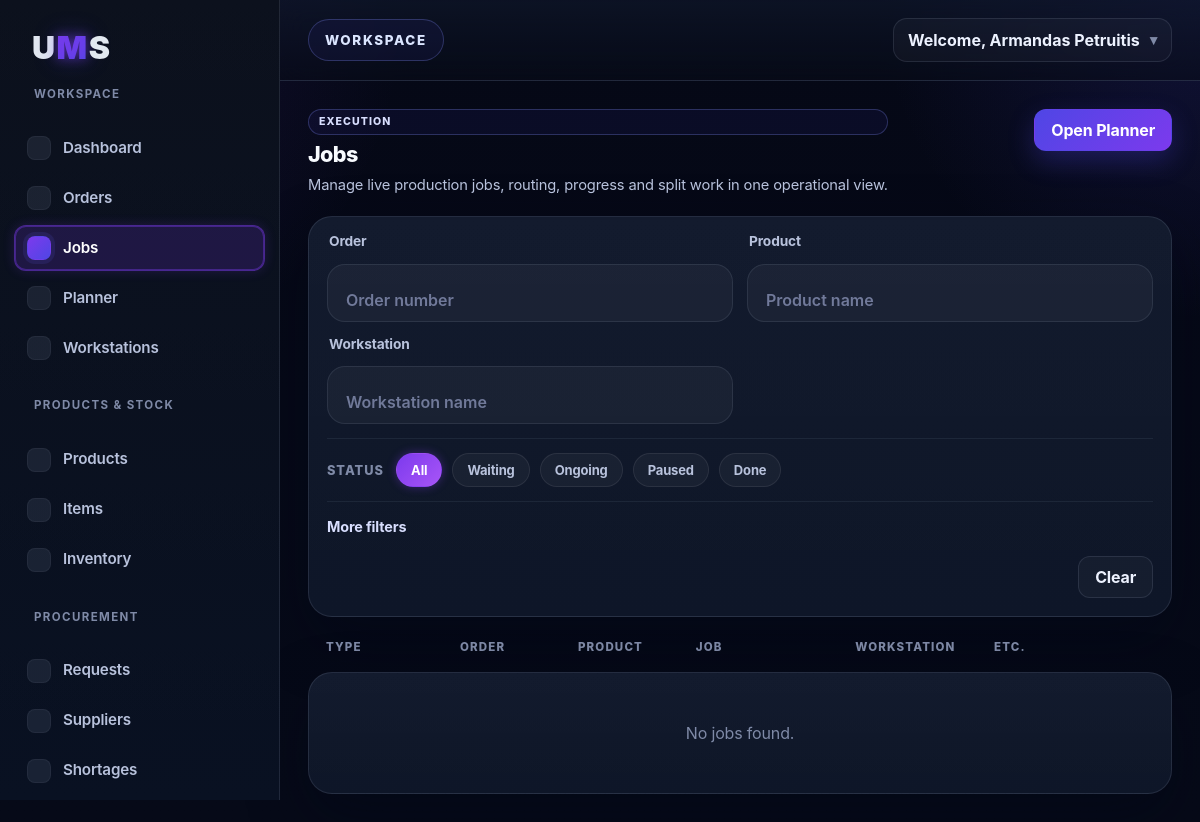
/jobs (signed in), run on an earlier commit of the app's database.
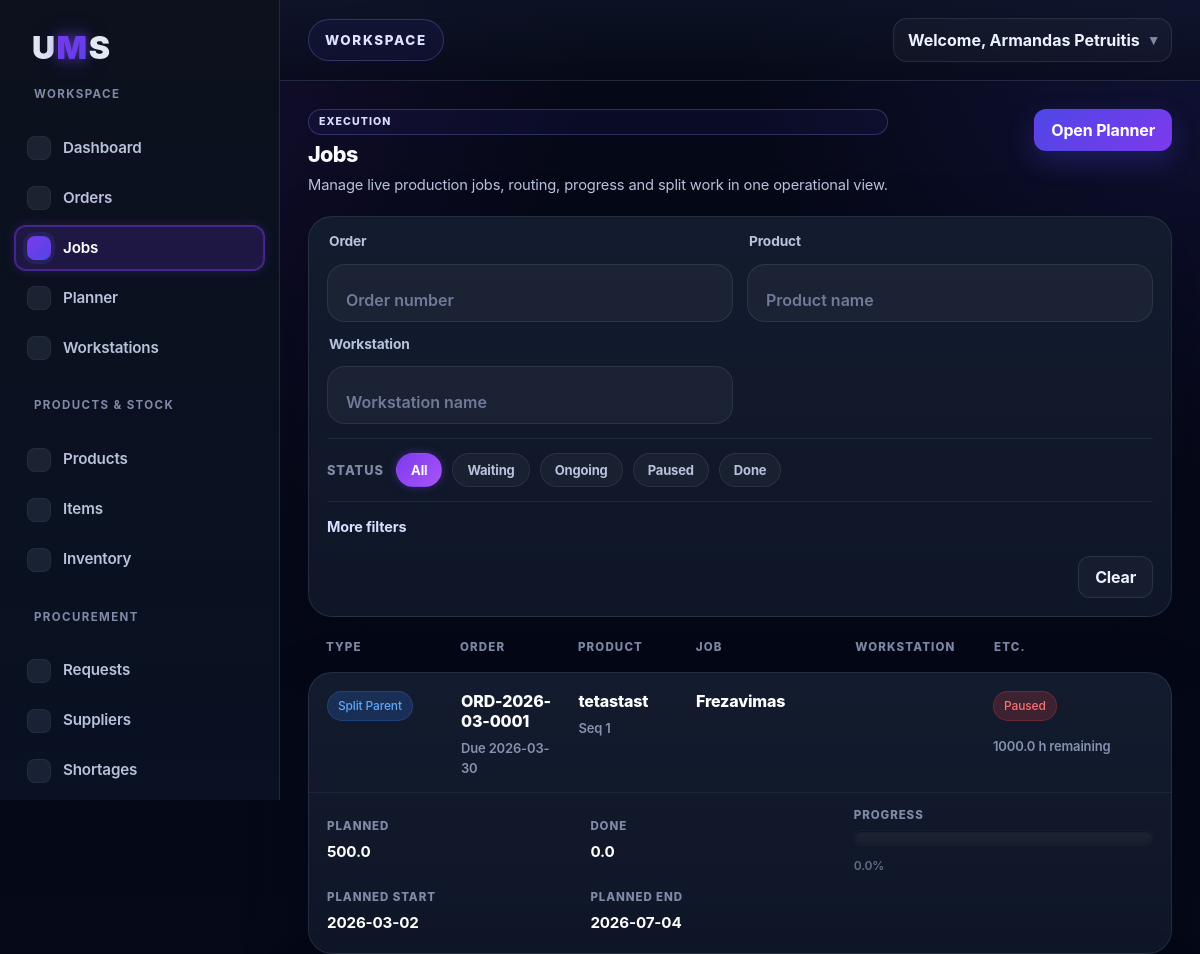
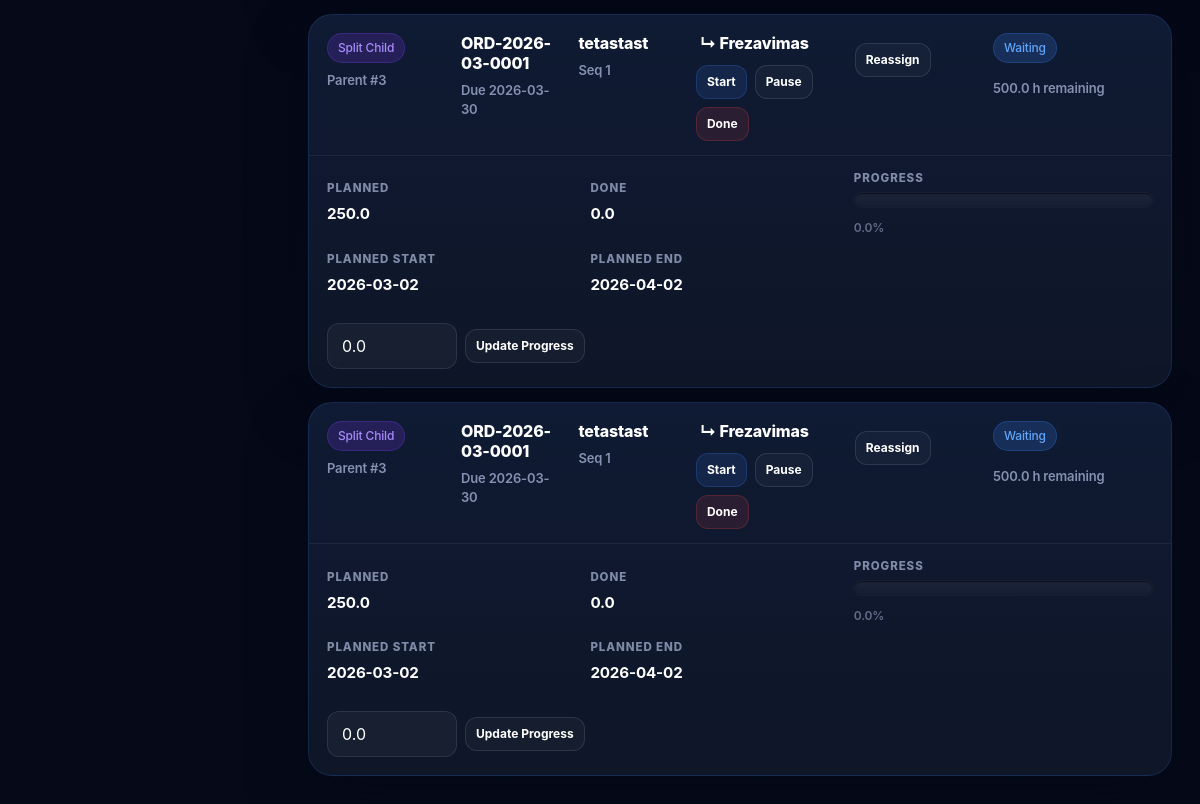
And on a later commit of the database (2 pictures, top to bottom).
### tables this page shows
CREATE TABLE order_jobs (
    id INTEGER PRIMARY KEY AUTOINCREMENT,
    order_id INTEGER NOT NULL,
    product_job_template_id INTEGER,
    workstation_id INTEGER NOT NULL,
    job_name TEXT NOT NULL,
    sequence INTEGER NOT NULL,
    planned_quantity REAL NOT NULL,
    completed_quantity REAL NOT NULL DEFAULT 0,
    estimated_hours REAL NOT NULL,
    status TEXT NOT NULL DEFAULT 'Waiting', job_product_id INTEGER, planned_start TEXT, planned_end TEXT, parent_job_id INTEGER, is_split_child INTEGER NOT NULL DEFAULT 0, company_id INTEGER,
    FOREIGN KEY (order_id) REFERENCES orders(id),
    FOREIGN KEY (workstation_id) REFERENCES workstations(id)
);

CREATE TABLE orders (
        id INTEGER PRIMARY KEY AUTOINCREMENT,
        order_number TEXT,
        customer TEXT,
        status TEXT,
        due_date TEXT,
        priority TEXT
    , product_id INTEGER, quantity REAL DEFAULT 1, materials_reserved INTEGER NOT NULL DEFAULT 0, company_id INTEGER);

CREATE TABLE products (
        id INTEGER PRIMARY KEY AUTOINCREMENT,
        product_code TEXT NOT NULL,
        product_name TEXT NOT NULL,
        description TEXT,
        measurement_unit TEXT NOT NULL
    , time_per_unit REAL NOT NULL DEFAULT 0, stock_quantity REAL NOT NULL DEFAULT 0, company_id INTEGER);

### app.py (the view)
@app.route("/jobs")
@permission_required("view_jobs")
def jobs():
    if not is_logged_in():
        return redirect(url_for("login"))
    company_id = get_company_id()
    order_number = request.args.get("order_number", "").strip()
    product_name = request.args.get("product_name", "").strip()
    job_name = request.args.get("job_name", "").strip()
    workstation = request.args.get("workstation", "").strip()
    workstation_text = request.args.get("workstation_text", "").strip()
    due_date_from = request.args.get("due_date_from", "").strip()
    due_date_to = request.args.get("due_date_to", "").strip()
    selected_statuses = request.args.getlist("status")
    selected_statuses = [s.strip() for s in selected_statuses if s.strip()]
    statuses = selected_statuses[:]
    if "All" in statuses:
        statuses = []
    conn = sqlite3.connect("database.db")
    cursor = conn.cursor()
    query = """
        SELECT
            oj.id,
            o.order_number,
            jp.product_name,
            oj.job_name,
            w.name,
            oj.workstation_id,
            oj.sequence,
            oj.planned_quantity,
            oj.completed_quantity,
            oj.estimated_hours,
            oj.status,
            o.due_date,
            oj.planned_start,
            oj.planned_end,
            oj.parent_job_id,
            oj.is_split_child,
            (
                SELECT COUNT(*)
                FROM order_jobs child
                WHERE child.parent_job_id = oj.id
                  AND child.is_split_child = 1
                  AND child.company_id = oj.company_id
            ) AS child_count
        FROM order_jobs oj
        JOIN orders o
          ON oj.order_id = o.id
         AND o.company_id = oj.company_id
        LEFT JOIN products jp
          ON oj.job_product_id = jp.id
         AND jp.company_id = oj.company_id
        JOIN workstations w
          ON oj.workstation_id = w.id
         AND w.company_id = oj.company_id
        WHERE oj.company_id = ?
    """
    params = [company_id]
    if order_number:
        query += " AND o.order_number LIKE ?"
        params.append(f"%{order_number}%")
    if product_name:
        query += " AND jp.product_name LIKE ?"
        params.append(f"%{product_name}%")
    if job_name:
        query += " AND oj.job_name LIKE ?"
        params.append(f"%{job_name}%")
    if workstation:
        query += " AND oj.workstation_id = ?"
        params.append(workstation)
    if workstation_text:
        query += " AND w.name LIKE ?"
        params.append(f"%{workstation_text}%")
    if statuses:
        placeholders = ",".join(["?"] * len(statuses))
        query += f" AND oj.status IN ({placeholders})"
        params.extend(statuses)
    if due_date_from:
        query += " AND o.due_date >= ?"
        params.append(due_date_from)
    if due_date_to:
        query += " AND o.due_date <= ?"
        params.append(due_date_to)
    query += " ORDER BY o.due_date ASC, o.order_number ASC, oj.sequence ASC, oj.id ASC"
    cursor.execute(query, params)
    rows = cursor.fetchall()
    jobs = []
    for row in rows:
        job_id = row[0]
        planned_quantity = float(row[7] or 0)
        completed_quantity = float(row[8] or 0)
        child_count = int(row[16] or 0)
        progress_percent = 0
        if planned_quantity > 0:
            progress_percent = min(100, max(0, (completed_quantity / planned_quantity) * 100))
        jobs.append({
            "id": row[0],
            "order_number": row[1],
            "product_name": row[2] if row[2] else "-",
            "job_name": row[3],
            "workstation_name": row[4],
            "workstation_id": row[5],
            "sequence": row[6],
            "planned_quantity": planned_quantity,
            "completed_quantity": completed_quantity,
            "estimated_hours": row[9],
            "status": row[10],
            "due_date": row[11],
            "planned_start": row[12],
            "planned_end": row[13],
            "progress_percent": progress_percent,
            "parent_job_id": row[14],
            "is_split_child": int(row[15] or 0),
            "child_count": child_count,
            "can_start": can_start_job(cursor, job_id, company_id=company_id) if child_count == 0 else False
        })
    cursor.execute("""
        SELECT id, name
        FROM workstations
        WHERE company_id = ?
        ORDER BY name ASC
    """, (company_id,))
    ws_rows = cursor.fetchall()
    conn.close()
    workstations = [{"id": w[0], "name": w[1]} for w in ws_rows]
    filters = {
        "order_number": order_number,
        "product_name": product_name,
        "job_name": job_name,
        "workstation": workstation,
        "workstation_text": workstation_text,
        "status": selected_statuses,
        "due_date_from": due_date_from,
        "due_date_to": due_date_to
    }
    return render_template(
        "jobs.html",
        jobs=jobs,
        workstations=workstations,
        filters=filters,
        active_page="jobs"
    )

### templates/jobs.html (shortened to what this page needs)
{% extends "base.html" %}
{% block content %}
<div class="jobs-header">
  <div class="jobs-header-left">
    <span class="eyebrow-label">Execution</span>
    <h1>Jobs</h1>
    <p>Manage live production jobs, routing, progress and split work in one operational view.</p>
  </div>
  <div class="jobs-header-right">
    <a href="{{ url_for('planner') }}" class="dashboard-btn primary">Open Planner</a>
  </div>
</div>
<div class="dashboard-form-card section-spacing jobs-filter-card">
  <form method="GET" action="{{ url_for('jobs') }}" class="order-form live-filter-form" data-target="#jobs-results">
    <div class="jobs-filter-grid jobs-filter-grid-compact">
      <div class="form-group">
        <label for="order_number">Order</label>
        <input
          type="text"
          id="order_number"
          name="order_number"
          value="{{ filters.order_number }}"
          placeholder="Order number"
        >
      </div>
      <div class="form-group">
        <label for="product_name">Product</label>
        <input
          type="text"
          id="product_name"
          name="product_name"
          value="{{ filters.product_name }}"
          placeholder="Product name"
        >
      </div>
      <div class="form-group">
        <label for="workstation_text">Workstation</label>
        <input
          type="text"
          id="workstation_text"
          name="workstation_text"
          value="{{ filters.workstation_text }}"
          placeholder="Workstation name"
        >
      </div>
    </div>
    <div class="jobs-status-pills">
      <span class="jobs-status-label">Status</span>
      <label class="jobs-pill-option">
        <span>All</span>
      </label>
      <label class="jobs-pill-option">
        <span>Waiting</span>
      </label>
      <label class="jobs-pill-option">
        <span>Ongoing</span>
      </label>
      <label class="jobs-pill-option">
        <span>Paused</span>
      </label>
      <label class="jobs-pill-option">
        <span>Done</span>
      </label>
    </div>
    <details class="jobs-more-filters">
      <summary>More filters</summary>
    </details>
    <div class="form-actions">
      <a href="{{ url_for('jobs') }}" class="dashboard-btn secondary">Clear</a>
    </div>
  </form>
</div>
<div id="jobs-results">
  <div class="jobs-board">
    <div class="jobs-board-header">
      <div class="jobs-board-head jobs-col-type">Type</div>
      <div class="jobs-board-head jobs-col-order">Order</div>
      <div class="jobs-board-head jobs-col-product">Product</div>
      <div class="jobs-board-head jobs-col-job">Job</div>
      <div class="jobs-board-head jobs-col-workstation">Workstation</div>
      <div class="jobs-board-head jobs-col-meta">Etc.</div>
    </div>
    <div class="jobs-board-body">
      {% if jobs %}
        {% for job in jobs %}
          {% set total_hours = (job.estimated_hours * (job.planned_quantity - job.completed_quantity)) | round(2) %}
          {% if total_hours < 0 %}{% set total_hours = 0 %}{% endif %}
          {% set progress_percent = ((job.completed_quantity / job.planned_quantity) * 100) if job.planned_quantity > 0 else 0 %}
          {% set progress_width = progress_percent if progress_percent < 100 else 100 %}
          {% set status_class = "" %}
          {% if job.status == "Waiting" %}
            {% set status_class = "waiting" %}
          {% elif job.status == "Ongoing" %}
            {% set status_class = "in-progress" %}
          {% elif job.status == "Done" %}
            {% set status_class = "completed" %}
          {% elif job.status == "Paused" %}
            {% set status_class = "delayed" %}
          {% endif %}
          <article class="job-row-card {% if job.is_split_child %}job-row-split-child{% endif %}">
            <div class="job-row-top">
              <div class="job-cell jobs-col-type">
                {% if job.is_split_child %}
                  <span class="status-badge in-progress">Split Child</span>
                  <div class="subtle-meta">Parent #{{ job.parent_job_id }}</div>
                {% elif job.child_count > 0 %}
                  <span class="status-badge waiting">Split Parent</span>
                {% else %}
                  <span class="status-badge completed">Single</span>
                {% endif %}
              </div>
              <div class="job-cell jobs-col-order">
                <div class="job-main-value">{{ job.order_number }}</div>
                <div class="subtle-meta">Due {{ job.due_date }}</div>
              </div>
              <div class="job-cell jobs-col-product">
                <div class="job-main-value">{{ job.product_name }}</div>
                <div class="subtle-meta">Seq {{ job.sequence }}</div>
              </div>
              <div class="job-cell jobs-col-job">
                <div class="job-name-wrap">
                  {% if job.is_split_child %}
                    <span class="job-name-indent">↳ {{ job.job_name }}</span>
                  {% else %}
                    <span>{{ job.job_name }}</span>
                  {% endif %}
                </div>
                <div class="job-row-actions">
                  {% if job.child_count == 0 %}
                    <div class="job-action-cluster">
                      <form method="POST" action="{{ url_for('update_job_status', job_id=job.id, new_status='Ongoing') }}" class="inline-form">
                        <button type="submit" class="table-action-btn btn-edit job-micro-btn" {% if not job.can_start %}disabled title="Previous sequence jobs must be Done first"{% endif %}>Start</button>
                      </form>
                      <form method="POST" action="{{ url_for('update_job_status', job_id=job.id, new_status='Paused') }}" class="inline-form">
                        <button type="submit" class="table-action-btn btn-neutral job-micro-btn">Pause</button>
                      </form>
                      <form method="POST" action="{{ url_for('update_job_status', job_id=job.id, new_status='Done') }}" class="inline-form">
                        <button type="submit" class="table-action-btn btn-delete job-micro-btn">Done</button>
                      </form>
                    </div>
                  {% endif %}
                </div>
              </div>
              <div class="job-cell jobs-col-workstation">
                {% if job.child_count == 0 %}
                  <div class="custom-dropdown" data-job-id="{{ job.id }}">
                    <button type="button" class="dropdown-trigger table-action-btn btn-neutral job-micro-btn">
                      Reassign
                    </button>
                  </div>
                {% endif %}
              </div>
              <div class="job-cell jobs-col-meta">
                <div class="job-meta-stack">
                  <span class="status-badge {{ status_class }}">{{ job.status }}</span>
                  <div class="subtle-meta">{{ total_hours }} h remaining</div>
                </div>
              </div>
            </div>
            <div class="job-row-bottom">
              <div class="job-bottom-grid">
                <div class="job-mini-block">
                  <span class="job-mini-label">Planned</span>
                  <strong>{{ job.planned_quantity }}</strong>
                </div>
                <div class="job-mini-block">
                  <span class="job-mini-label">Done</span>
                  <strong>{{ job.completed_quantity }}</strong>
                </div>
                <div class="job-mini-block job-progress-block">
                  <span class="job-mini-label">Progress</span>
                  <div class="progress-track">
                  </div>
                  <div class="subtle-meta">{{ progress_percent | round(0) }}%</div>
                </div>
                <div class="job-mini-block">
                  <span class="job-mini-label">Planned Start</span>
                  <strong>{{ job.planned_start if job.planned_start else "-" }}</strong>
                </div>
                <div class="job-mini-block">
                  <span class="job-mini-label">Planned End</span>
                  <strong>{{ job.planned_end if job.planned_end else "-" }}</strong>
                </div>
              </div>
              {% if job.child_count == 0 %}
                <div class="job-bottom-tools">
                  <form method="POST" action="{{ url_for('update_job_progress', job_id=job.id) }}" class="job-progress-inline job-progress-inline-compact">
                    <input type="number" step="0.01" min="0" max="{{ job.planned_quantity }}" name="completed_quantity" value="{{ job.completed_quantity }}">
                    <button type="submit" class="table-action-btn btn-neutral job-micro-btn">Update Progress</button>
                  </form>
                </div>
              {% endif %}
            </div>
          </article>
        {% endfor %}
      {% else %}
        <div class="dashboard-table-card">
          <div class="empty-table-message">No jobs found.</div>
        </div>
      {% endif %}
    </div>
  </div>
</div>
{% endblock %}

What changed in the data, as far as the page shows it:
added order_jobs: is_split_child "Split Parent", order_number "ORD-2026-03-0001", due_date "2026-03-30", product_name "tetastast", sequence "1", job_name "Frezavimas", status "Paused", total_hours "1000.0", planned_quantity "500.0", completed_quantity "0.0", planned_start "2026-03-02", planned_end "2026-07-04"
added order_jobs: parent_job_id "3", order_number "ORD-2026-03-0001", due_date "2026-03-30", product_name "tetastast", sequence "1", job_name "Frezavimas", status "Waiting", total_hours "500.0", planned_quantity "250.0", completed_quantity "0.0", planned_start "2026-03-02", planned_end "2026-04-02"
added order_jobs: parent_job_id "3", order_number "ORD-2026-03-0001", due_date "2026-03-30", product_name "tetastast", sequence "1", job_name "Frezavimas", status "Waiting", total_hours "500.0", planned_quantity "250.0", completed_quantity "0.0", planned_start "2026-03-02", planned_end "2026-04-02"
Also different on the page:
text no longer shown: "No jobs found."
